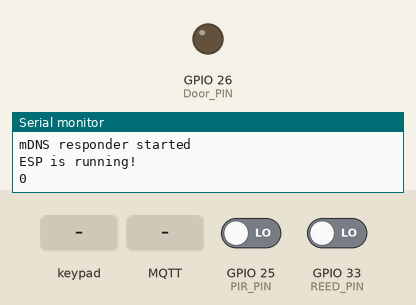
The sketch below on a simulated ESP32. Shown: output pins drawn as LEDs (lit = HIGH), the last lines printed to the serial monitor. The inputs (shaded band) are chosen by the test bench; at power-on: GPIO 25 (PIR_PIN) LOW, GPIO 33 (REED_PIN) LOW. WiFi joins after 1.5 s; servers stay silent unless stated; EEPROM starts erased; no MQTT or app messages arrive unless stated.

Above: at 2.7 s.
2.8 s: key '0' pressed
At 3.4 s:
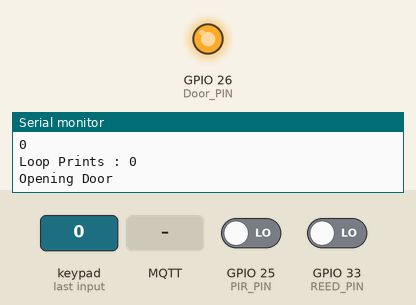
8.8 s: MQTT message "1" arrives on the first subscribed topic
At 15.2 s:
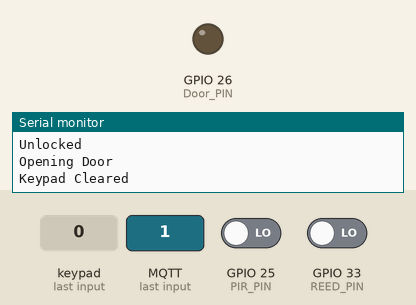
Timing chart, 0 to 16.7 s (numbered marks = the images above; inputs shaded):
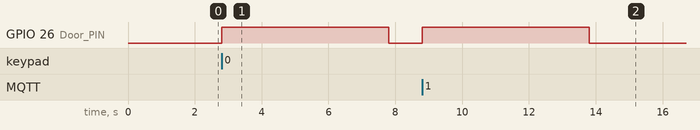

The sketch:

Door_Unlock_OTA.ino
```cpp
//OTA Import
#include "OTA.h"

//MQTT Data
#include "EspMQTTClient.h"

EspMQTTClient client(
  "Slow Internet Here",                                               //SSID
  "Superman!",                                                        //Password
  "192.168.1.10",                                                     //Broker IP
  "homeassistant",                                                    //Broker Username
  "ahhah9Mio6Oingaeweithihohsh0ieGhai4cua0yi9Xah0ya4poY3aeC4ozei6el", //Broker Password
  "Door Module",                                                      //Client Name
  1883                                                                //MQTT port
);

//Saved Preferences Data
#include <Preferences.h>
Preferences preferences;

//Pins
#define Door_PIN 26
#define PIR_PIN 25
#define REED_PIN 33

//Reed Data
int reedTimeout;
bool reed;

//keypad Data
#include <Keypad.h>

const byte ROWS = 4;
const byte COLS = 3;
char keys[ROWS][COLS] = {
  {'1', '2', '3'},
  {'4', '5', '6'},
  {'7', '8', '9'},
  {'c', '0', 'c'}
};
byte rowPins[ROWS] = {23, 22, 3, 21};
byte colPins[COLS] = {19, 18, 5};

Keypad keypad = Keypad(makeKeymap(keys), rowPins, colPins, ROWS, COLS);

int key;
int password = 1234;
int currentPassword;
int keypadTimeout = 200;

//PIR data
bool currentPIR;
bool previousPIR;

//Emergency Data
bool emergency;

void setup()
{
  startOTA();
  Serial.begin(115200);

  pinMode(Door_PIN, OUTPUT);
  pinMode(PIR_PIN, INPUT);
  pinMode(REED_PIN, INPUT);

  preferences.begin("IR", false);
  password = preferences.getInt("Password");

  client.enableDebuggingMessages(); // Enable debugging messages sent to serial output
  client.enableHTTPWebUpdater();
  client.enableLastWillMessage("TestClient/lastwill", "I am going offline");

  Serial.println("ESP is running!");
  Serial.println(password);
}

void onConnectionEstablished()
{
  client.subscribe("Door/Open", [](const String & payload)
  {
    if (payload == "1")
      openDoor();
  });
  client.subscribe("Door/Password", [](const String & payload)
  {
    changePassword(payload.toInt());
  });
  client.subscribe("Emergency", [](const String & payload)
  {
    if (payload == "1")
      emergency = true;
    else
      emergency = false;
  });
}

void openDoor()
{
  Serial.println("Opening Door");
  client.publish("Door/State", "1");
  digitalWrite(Door_PIN, HIGH);

  delay(5000);

  client.publish("Door/State", "0");
  digitalWrite(Door_PIN, LOW);
}

void changePassword(int newPassword)
{
  password = newPassword;
  preferences.putInt("Password", password);

  Serial.println(password);
}

void loop()
{
  delay(1);
  //Check for keypad key pressed
  char key = keypad.getKey();
  if (key)
  {
    keypadTimeout = 200;
    if (key != 'c')
    {
      key = int(key) - 48;

      currentPassword *= 10;
      currentPassword += key;

      Serial.print("Loop Prints : ");
      Serial.println(currentPassword);

      if (currentPassword == password)
      {
        openDoor();
        currentPassword = 0;
        Serial.println("Unlocked");
      }
      if (currentPassword > 999)
        currentPassword = 0;
    }
    else
    {
      currentPassword = 0;
      Serial.println("Keypad Cleared");
    }
  }
  if (keypadTimeout > 0)
    if (--keypadTimeout == 0)
    {
      currentPassword = 0;
      Serial.println("Keypad Cleared");
    }

  //PIR Motion Detection
  currentPIR = digitalRead(PIR_PIN);
  if (currentPIR && !previousPIR)
  {
    client.publish("Door/PIR", "1");
    if (emergency)
      openDoor();
    Serial.println("PIR DETECTED MOVEMENT!");
  }
  previousPIR = currentPIR;

  //Check if door left open with Reed
  reed = digitalRead(REED_PIN);
  if (reed)
    reedTimeout = 1000;

  if (reedTimeout > 0)
    if (--reedTimeout == 0)
    {
      Serial.println("Door Open");
      client.publish("Mobile/Notification", "You Forgot To Close the front door!");
    }

  delay(10);
  server.handleClient();
  client.loop();
}
```

OTA.h
```cpp
#include <WiFi.h>
#include <WiFiClient.h>
#include <WebServer.h>
#include <ESPmDNS.h>
#include <Update.h>

const char *host = "Door esp32";
const char *ssid = "Slow Internet Here";
const char *pass = "Superman!";
WebServer server(80);
/* Style */
String style =
  "<style>#file-input,input{width:100%;height:44px;border-radius:4px;margin:10px auto;font-size:15px}"
  "input{background:#f1f1f1;border:0;padding:0 15px}body{background:#3498db;font-family:sans-serif;font-size:14px;color:#777}"
  "#file-input{padding:0;border:1px solid #ddd;line-height:44px;text-align:left;display:block;cursor:pointer}"
  "#bar,#prgbar{background-color:#f1f1f1;border-radius:10px}#bar{background-color:#3498db;width:0%;height:10px}"
  "form{background:#fff;max-width:258px;margin:75px auto;padding:30px;border-radius:5px;text-align:center}"
  ".btn{background:#3498db;color:#fff;cursor:pointer}</style>";

/* Login page */
String loginIndex =
  "<form name=loginForm>"
  "<h1>ESP32 Login</h1>"
  "<input name=userid placeholder='User ID'> "
  "<input name=pwd placeholder=Password type=Password> "
  "<input type=submit onclick=check(this.form) class=btn value=Login></form>"
  "<script>"
  "function check(form) {"
  "if(form.userid.value=='admin' && form.pwd.value=='admin')"
  "{window.open('/serverIndex')}"
  "else"
  "{alert('Error Password or Username')}"
  "}"
  "</script>" +
  style;

/* Server Index Page */
String serverIndex =
  "<script src='https://ajax.googleapis.com/ajax/libs/jquery/3.2.1/jquery.min.js'></script>"
  "<form method='POST' action='#' enctype='multipart/form-data' id='upload_form'>"
  "<input type='file' name='update' id='file' onchange='sub(this)' style=display:none>"
  "<label id='file-input' for='file'>   Choose file...</label>"
  "<input type='submit' class=btn value='Update'>"
  "<br><br>"
  "<div id='prg'></div>"
  "<br><div id='prgbar'><div id='bar'></div></div><br></form>"
  "<script>"
  "function sub(obj){"
  "var fileName = obj.value.split('\\\\');"
  "document.getElementById('file-input').innerHTML = '   '+ fileName[fileName.length-1];"
  "};"
  "$('form').submit(function(e){"
  "e.preventDefault();"
  "var form = $('#upload_form')[0];"
  "var data = new FormData(form);"
  "$.ajax({"
  "url: '/update',"
  "type: 'POST',"
  "data: data,"
  "contentType: false,"
  "processData:false,"
  "xhr: function() {"
  "var xhr = new window.XMLHttpRequest();"
  "xhr.upload.addEventListener('progress', function(evt) {"
  "if (evt.lengthComputable) {"
  "var per = evt.loaded / evt.total;"
  "$('#prg').html('progress: ' + Math.round(per*100) + '%');"
  "$('#bar').css('width',Math.round(per*100) + '%');"
  "}"
  "}, false);"
  "return xhr;"
  "},"
  "success:function(d, s) {"
  "console.log('success!') "
  "},"
  "error: function (a, b, c) {"
  "}"
  "});"
  "});"
  "</script>" +
  style;

void startOTA()
{
  Serial.begin(115200);
  delay(10);

  // We start by connecting to a WiFi network
  Serial.println();
  Serial.println();
  Serial.print("Connecting to ");
  Serial.println(ssid);

  WiFi.begin(ssid, pass);

  while (WiFi.status() != WL_CONNECTED)
  {
    delay(500);
    Serial.print(".");
  }

  Serial.println("");
  Serial.println("WiFi connected");
  Serial.println("IP address: ");
  Serial.println(WiFi.localIP());

  /*use mdns for host name resolution*/
  if (!MDNS.begin(host))
  { //http://esp32.local
    Serial.println("Error setting up MDNS responder!");
    while (1)
    {
      delay(1000);
    }
  }
  Serial.println("mDNS responder started");
  /*return index page which is stored in serverIndex */
  server.on("/", HTTP_GET, []()
  {
    server.sendHeader("Connection", "close");
    server.send(200, "text/html", loginIndex);
  });
  server.on("/serverIndex", HTTP_GET, []()
  {
    server.sendHeader("Connection", "close");
    server.send(200, "text/html", serverIndex);
  });
  /*handling uploading firmware file */
  server.on(
    "/update", HTTP_POST, []()
  {
    server.sendHeader("Connection", "close");
    server.send(200, "text/plain", (Update.hasError()) ? "FAIL" : "OK");
    ESP.restart();
  },
  []()
  {
    HTTPUpload &upload = server.upload();
    if (upload.status == UPLOAD_FILE_START)
    {
      Serial.printf("Update: %s\n", upload.filename.c_str());
      if (!Update.begin(UPDATE_SIZE_UNKNOWN))
      { //start with max available size
        Update.printError(Serial);
      }
    }
    else if (upload.status == UPLOAD_FILE_WRITE)
    {
      /* flashing firmware to ESP*/
      if (Update.write(upload.buf, upload.currentSize) != upload.currentSize)
      {
        Update.printError(Serial);
      }
    }
    else if (upload.status == UPLOAD_FILE_END)
    {
      if (Update.end(true))
      { //true to set the size to the current progress
        Serial.printf("Update Success: %u\nRebooting...\n", upload.totalSize);
      }
      else
      {
        Update.printError(Serial);
      }
    }
  });
  server.begin();
}
```

Measured:
- after the input at 2.8 s, GPIO 26 (Door_PIN): LOW → HIGH at once, → LOW 5.0 s later
- after the input at 8.8 s, GPIO 26 (Door_PIN): LOW → HIGH at once, → LOW 5.0 s later
